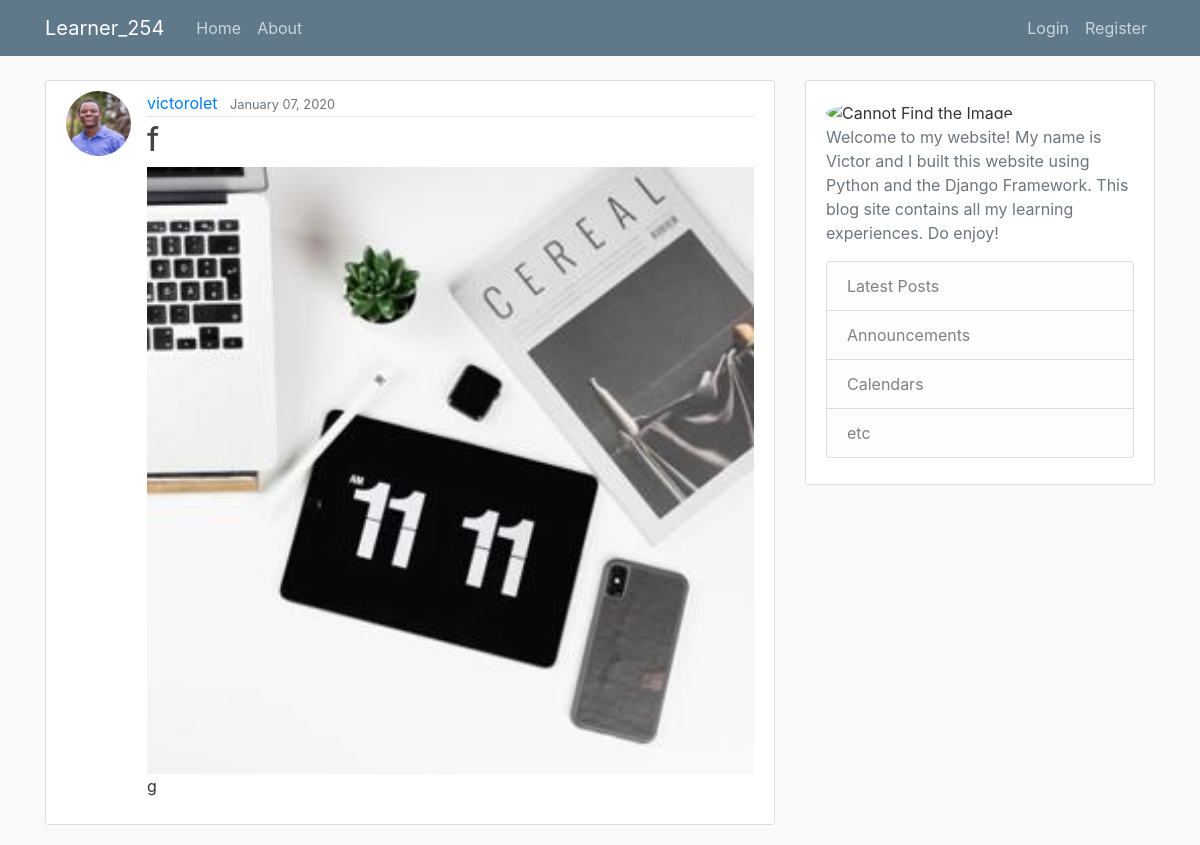
Screenshot of /post/126/ with the database file from the repository.
### blog/models.py (models this page shows, shortened)
class Post(models.Model):
    title = models.CharField(max_length=100)
    content = RichTextUploadingField(config_name="full")
    date_posted = models.DateTimeField(default=timezone.now)
    author = models.ForeignKey(User, on_delete=models.CASCADE)
    objects = models.Manager()
    image = models.ImageField(default="default.jpg", upload_to="post_pics")

### users/models.py (models this page shows, shortened)
class Profile(models.Model):
    user = models.OneToOneField(User, on_delete=models.CASCADE)
    image = models.ImageField(default="default.jpg", upload_to="profile_pics")

### blog/views.py (the view)
# urls.py: path("post/<int:pk>/", PostDetailView.as_view(), name="post-detail"),
class PostDetailView(DetailView):
    model = Post

### blog/templates/blog/post_detail.html (shortened to what this page needs)
{% extends "blog/base.html" %}
{% block content %}
<article class="media content-section">
    <img class="rounded-circle article-img" src="{{object.author.profile.image.url}}" alt="">
    <div class="media-body">
        <div class="article-metadata">
            <a class="mr-2" href="{% url 'user-posts' object.author.username %}">{{ object.author }}</a>
            <small class="text-muted">{{ object.date_posted | date:"F d, Y" }}</small>
        </div>
        <h2 class="article-title">{{ object.title }}</h2>
        <img class="img-responsive" src="{{object.image.url}}" alt="" width="100%">
        <p class="article-content">{{ object.content|safe }}</p>
    </div>
</article>
{% endblock content %}
{% block sidebar %}
<img class="rounded-circle"
    src="https://iamlearningstorage.blob.core.windows.net/media/media%2Fprofile_pics%2FMe_Eni_and_Jachin_Clipped.jpg"
    alt="Cannot Find the Image" width="50%">
<p class='text-muted'>Welcome to my website! My name is Victor and I built this website using Python and the Django
    Framework. This blog site contains all my learning experiences. Do enjoy!
<ul class="list-group">
    <li class="list-group-item list-group-item-light">Latest Posts</li>
    <li class="list-group-item list-group-item-light">Announcements</li>
    <li class="list-group-item list-group-item-light">Calendars</li>
    <li class="list-group-item list-group-item-light">etc</li>
</ul>
</p>
{% endblock sidebar %}

### static/blog/main.css (style rules this page uses)
body { background: #fafafa; color: #333333; margin-top: 5rem; }
h1, h2, h3, h4, h5, h6 { color: #444444; }
ul { margin: 0; }
.content-section { background: #ffffff; padding: 10px 20px; border: 1px solid #dddddd; border-radius: 3px; margin-bottom: 20px; }
.article-title { color: #444444; }
.article-content { white-space: pre-line; }
.article-img { height: 65px; width: 65px; margin-right: 16px; }
.article-metadata { padding-bottom: 1px; margin-bottom: 4px; border-bottom: 1px solid #e3e3e3 }

### rows the page displays
Post: author.profile.image (picture), author "victorolet", date_posted "January 07, 2020", title "f", image (placeholder picture), content "g"
